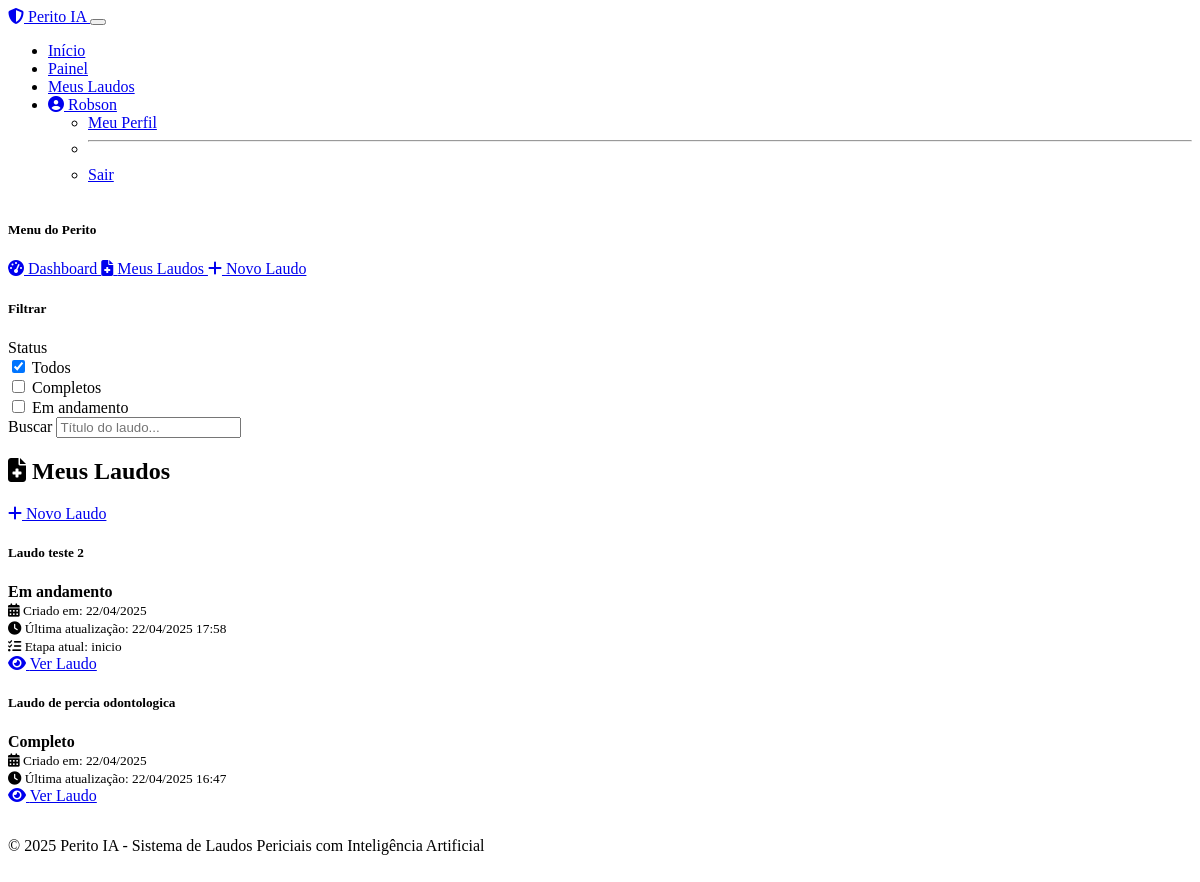
/laudos (signed in), run on the app's committed database.
### models.py (models this page shows, shortened)
class User(UserMixin, db.Model):
    id = db.Column(db.Integer, primary_key=True)
    username = db.Column(db.String(64), unique=True, nullable=False)
    email = db.Column(db.String(120), unique=True, nullable=False)
    password_hash = db.Column(db.String(256), nullable=False)
    created_at = db.Column(db.DateTime, default=datetime.utcnow)
    laudos = db.relationship('Laudo', backref='author', lazy='dynamic')

class Laudo(db.Model):
    id = db.Column(db.Integer, primary_key=True)
    title = db.Column(db.String(200), nullable=False)
    user_id = db.Column(db.Integer, db.ForeignKey('user.id'), nullable=False)
    created_at = db.Column(db.DateTime, default=datetime.utcnow)
    updated_at = db.Column(db.DateTime, default=datetime.utcnow, onupdate=datetime.utcnow)
    status = db.Column(db.String(20), default='incompleto')  # incompleto, completo
    current_stage = db.Column(db.String(50), default='inicio')  # para acompanhar o progresso
    secoes = db.relationship('LaudoSecao', backref='laudo', lazy='dynamic', cascade="all, delete-orphan")
    arquivos = db.relationship('Arquivo', backref='laudo', lazy='dynamic', cascade="all, delete-orphan")

### routes.py (the view)
@app.route('/laudos')
@login_required
def laudo_list():
    laudos = Laudo.query.filter_by(user_id=current_user.id).order_by(Laudo.updated_at.desc()).all()
    return render_template('laudo_list.html', title='Meus Laudos', laudos=laudos)

### app.py (called while the page is built)
@login_manager.user_loader
def load_user(user_id):
    return db.session.get(User, int(user_id))

### templates/laudo_list.html (shortened to what this page needs)
{% extends "layout.html" %}
{% block content %}
<div class="row">
    <div class="col-md-3">
        <div class="card shadow mb-4">
            <div class="card-header bg-primary text-white">
                <h5 class="mb-0">Menu do Perito</h5>
            </div>
            <div class="list-group list-group-flush">
                <a href="{{ url_for('dashboard') }}" class="list-group-item list-group-item-action">
                    <i class="fas fa-tachometer-alt me-2"></i> Dashboard
                </a>
                <a href="{{ url_for('laudo_list') }}" class="list-group-item list-group-item-action active">
                    <i class="fas fa-file-medical me-2"></i> Meus Laudos
                </a>
                <a href="{{ url_for('laudo_create') }}" class="list-group-item list-group-item-action">
                    <i class="fas fa-plus me-2"></i> Novo Laudo
                </a>
            </div>
        </div>
        <div class="card shadow mb-4">
            <div class="card-header">
                <h5 class="mb-0">Filtrar</h5>
            </div>
            <div class="card-body">
                <div class="mb-3">
                    <label class="form-label">Status</label>
                    <div class="form-check">
                        <input class="form-check-input" type="checkbox" value="" id="filter-todos" checked>
                        <label class="form-check-label" for="filter-todos">
                            Todos
                        </label>
                    </div>
                    <div class="form-check">
                        <input class="form-check-input" type="checkbox" value="" id="filter-completos">
                        <label class="form-check-label" for="filter-completos">
                            Completos
                        </label>
                    </div>
                    <div class="form-check">
                        <input class="form-check-input" type="checkbox" value="" id="filter-incompletos">
                        <label class="form-check-label" for="filter-incompletos">
                            Em andamento
                        </label>
                    </div>
                </div>
                <div class="mb-3">
                    <label for="search" class="form-label">Buscar</label>
                    <input type="text" class="form-control" id="search" placeholder="Título do laudo...">
                </div>
            </div>
        </div>
    </div>
    <div class="col-md-9">
        <div class="d-flex justify-content-between align-items-center mb-4">
            <h2 class="mb-0">
                <i class="fas fa-file-medical text-primary me-2"></i>
                Meus Laudos
            </h2>
            <a href="{{ url_for('laudo_create') }}" class="btn btn-primary">
                <i class="fas fa-plus me-1"></i> Novo Laudo
            </a>
        </div>
        <div class="row row-cols-1 row-cols-md-2 g-4">
            {% if laudos %}
                {% for laudo in laudos %}
                    <div class="col">
                        <div class="card shadow h-100 laudo-card">
                            <div class="card-header d-flex justify-content-between align-items-center">
                                <h5 class="mb-0">{{ laudo.title }}</h5>
                                <span class="badge bg-{{ 'success' if laudo.status == 'completo' else 'warning' }}">
                                    {{ 'Completo' if laudo.status == 'completo' else 'Em andamento' }}
                                </span>
                            </div>
                            <div class="card-body">
                                <div class="mb-3">
                                    <small class="text-muted">
                                        <i class="fas fa-calendar-alt me-1"></i> Criado em: {{ laudo.created_at.strftime('%d/%m/%Y') }}
                                    </small>
                                </div>
                                <div class="mb-3">
                                    <small class="text-muted">
                                        <i class="fas fa-clock me-1"></i> Última atualização: {{ laudo.updated_at.strftime('%d/%m/%Y %H:%M') }}
                                    </small>
                                </div>
                                {% if laudo.status == 'incompleto' %}
                                    <div class="mb-3">
                                        <small class="text-muted">
                                            <i class="fas fa-tasks me-1"></i> Etapa atual: {{ laudo.current_stage }}
                                        </small>
                                    </div>
                                {% endif %}
                                <div class="d-grid gap-2">
                                    <a href="{{ url_for('laudo_view', laudo_id=laudo.id) }}" class="btn btn-primary">
                                        <i class="fas fa-eye me-1"></i> Ver Laudo
                                    </a>
                                </div>
                            </div>
                        </div>
                    </div>
                {% endfor %}
            {% endif %}
        </div>
    </div>
</div>
{% endblock %}

### templates/layout.html (shortened to what this page needs)
<!DOCTYPE html>
<html lang="pt-BR" data-bs-theme="dark">
<head>
    <link rel="stylesheet" href="https://cdn.replit.com/agent/bootstrap-agent-dark-theme.min.css">
    <link rel="stylesheet" href="https://cdnjs.cloudflare.com/ajax/libs/font-awesome/6.4.0/css/all.min.css">
    <link rel="stylesheet" href="{{ url_for('static', filename='css/custom.css') }}">
</head>
<body>
    <nav class="navbar navbar-expand-lg navbar-dark bg-primary">
        <div class="container">
            <a class="navbar-brand" href="{{ url_for('index') }}">
                <i class="fas fa-shield-alt me-2"></i>
                Perito IA
            </a>
            <button class="navbar-toggler" type="button" data-bs-toggle="collapse" data-bs-target="#navbarNav" aria-controls="navbarNav" aria-expanded="false" aria-label="Toggle navigation">
            </button>
            <div class="collapse navbar-collapse" id="navbarNav">
                <ul class="navbar-nav ms-auto">
                    <li class="nav-item">
                        <a class="nav-link" href="{{ url_for('index') }}">Início</a>
                    </li>
                    {% if current_user.is_authenticated %}
                        <li class="nav-item">
                            <a class="nav-link" href="{{ url_for('dashboard') }}">Painel</a>
                        </li>
                        <li class="nav-item">
                            <a class="nav-link" href="{{ url_for('laudo_list') }}">Meus Laudos</a>
                        </li>
                        <li class="nav-item dropdown">
                            <a class="nav-link dropdown-toggle" href="#" id="userDropdown" role="button" data-bs-toggle="dropdown" aria-expanded="false">
                                <i class="fas fa-user-circle me-1"></i>
                                {{ current_user.username }}
                            </a>
                            <ul class="dropdown-menu dropdown-menu-end" aria-labelledby="userDropdown">
                                <li><a class="dropdown-item" href="#">Meu Perfil</a></li>
                                <li><hr class="dropdown-divider"></li>
                                <li><a class="dropdown-item" href="{{ url_for('logout') }}">Sair</a></li>
                            </ul>
                        </li>
                    {% endif %}
                </ul>
            </div>
        </div>
    </nav>
    <main class="py-4">
        <div class="container">
            {% block content %}{% endblock %}
        </div>
    </main>
    <footer class="bg-body-tertiary py-3 mt-auto">
        <div class="container text-center">
            <p class="mb-0 text-muted">
                &copy; 2025 Perito IA - Sistema de Laudos Periciais com Inteligência Artificial
            </p>
        </div>
    </footer>
</body>
</html>

### static/css/custom.css (style rules this page uses)
body { min-height: 100vh; display: flex; flex-direction: column; }
main { flex: 1; }
.card { border-radius: 10px; overflow: hidden; transition: transform 0.3s, box-shadow 0.3s; }
.card-header { font-weight: 600; }
.laudo-card { transition: transform 0.2s; }
footer { margin-top: auto; padding: 1rem 0; border-top: 1px solid var(--bs-border-color); }

### data on the page
User: username "Robson"
Laudo: title "Laudo teste 2", status "Em andamento", created_at "22/04/2025", updated_at "22/04/2025 17:58", current_stage "inicio"
Laudo: title "Laudo de percia odontologica", status "Completo", created_at "22/04/2025", updated_at "22/04/2025 16:47"
